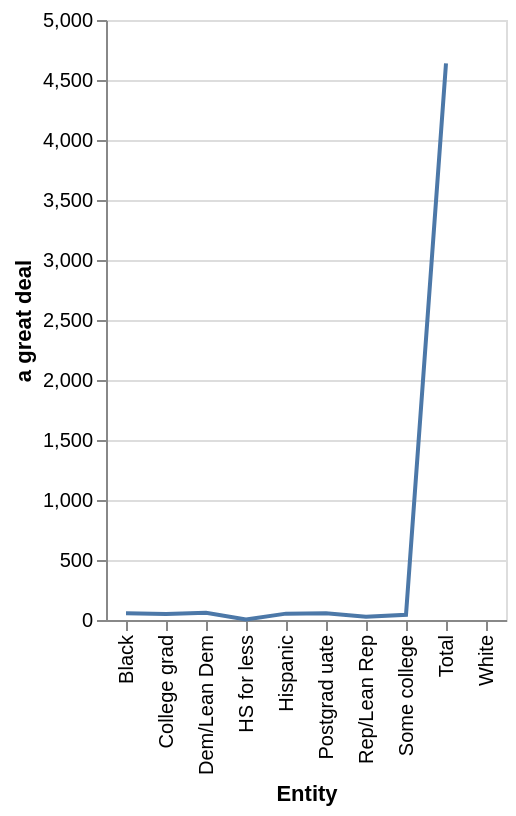

Specify this chart in Vega-Lite:
### Vega-Lite specification from a JSON file in a GitHub repository (floating-point values rounded to 4 significant figures)
{"$schema": "https://vega.github.io/schema/vega-lite/v5.json", "description": "Line chart auto-generated from CSV", "data": {"values": [{"Entity": "Dem/Lean Dem", "a great deal": "60.0", "a fair amount": "nan", "Not too much": "0.0", "Nothingatall": "0.0"}, {"Entity": "Rep/Lean Rep", "a great deal": "28.0", "a fair amount": "47.0", "Not too much": "nan", "Nothingatall": "0.0"}, {"Entity": "HS for less", "a great deal": "4.1", "a fair amount": "38.0", "Not too much": "16.0", "Nothingatall": "0.0"}, {"Entity": "Some college", "a great deal": "44.0", "a fair amount": "38.0", "Not too much": "nan", "Nothingatall": "0.0"}, {"Entity": "College grad", "a great deal": "50.0", "a fair amount": "39.0", "Not too much": "0.0", "Nothingatall": "0.0"}, {"Entity": "Postgrad uate", "a great deal": "56.0", "a fair amount": "35.0", "Not too much": "nan", "Nothingatall": "0.0"}, {"Entity": "Hispanic", "a great deal": "53.0", "a fair amount": "33.0", "Not too much": "nan", "Nothingatall": "nan"}, {"Entity": "Black", "a great deal": "56.0", "a fair amount": "31.0", "Not too much": "nan", "Nothingatall": "nan"}, {"Entity": "White", "a great deal": "nan", "a fair amount": "nan", "Not too much": "14.0", "Nothingatall": "nan"}, {"Entity": "Total", "a great deal": "4638.0", "a fair amount": "38.0", "Not too much": "13.0", "Nothingatall": "3.0"}]}, "mark": "line", "encoding": {"x": {"field": "Entity", "type": "ordinal"}, "y": {"field": "a great deal", "type": "quantitative"}}}
